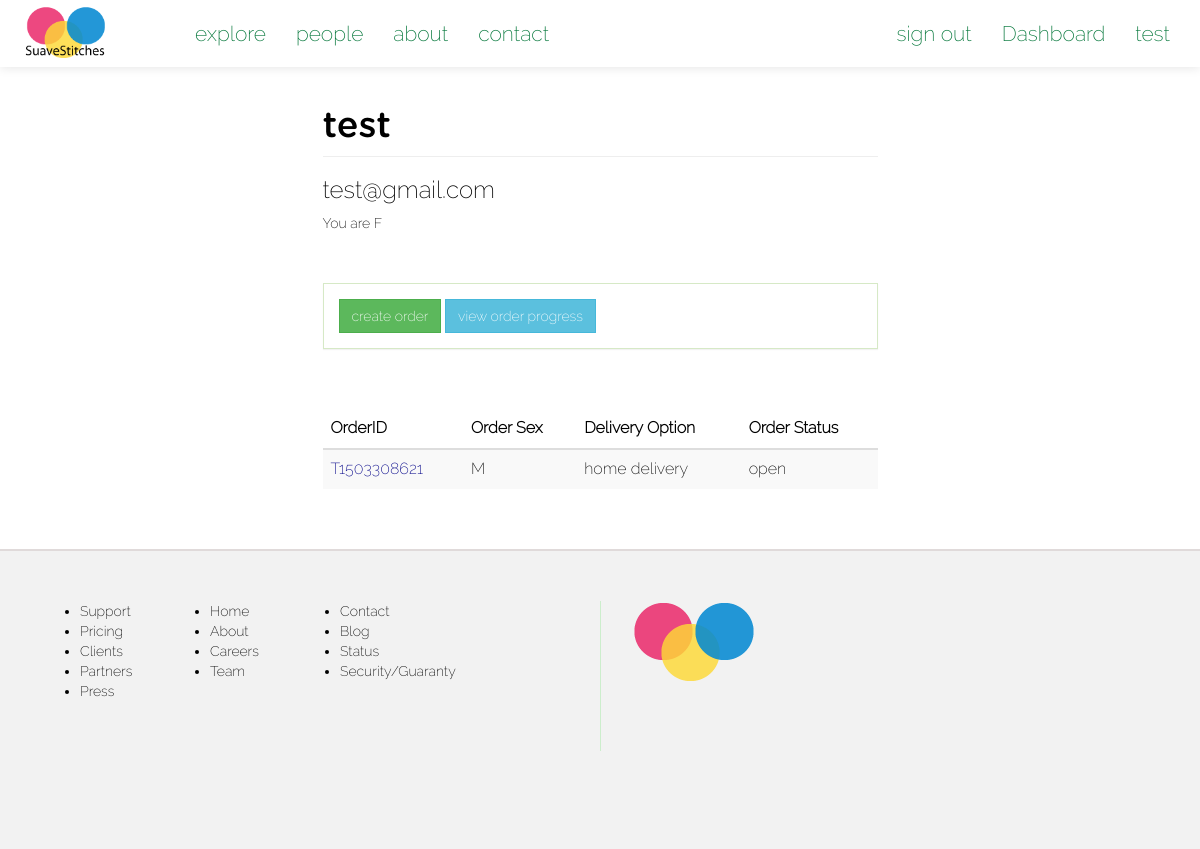
The page /suave/dashboard/ (signed in) on the database as committed earlier.
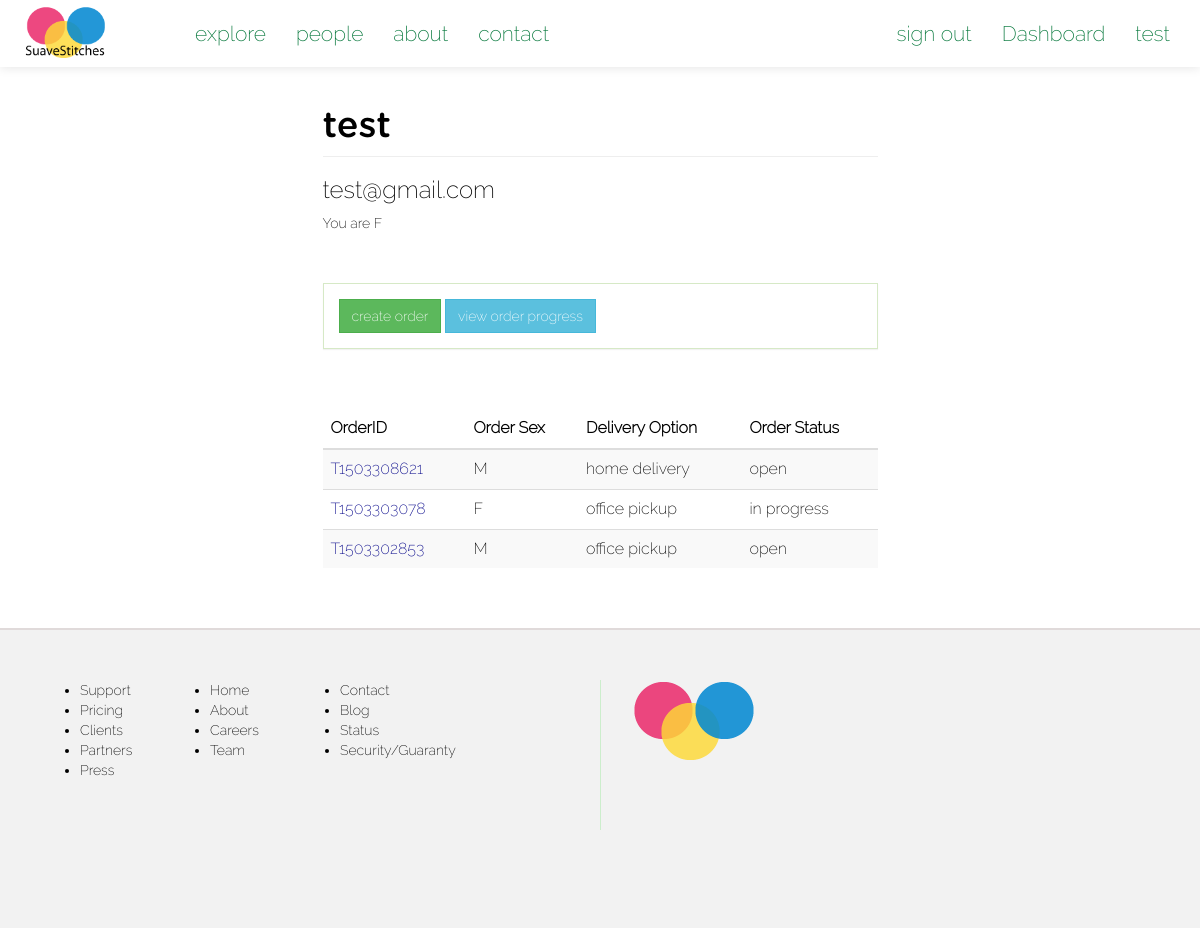
The same page on the database as committed later.
### suave/models.py (models this page shows)
class Order(models.Model):
	client = models.ForeignKey(Client, null=True)
	size = models.ForeignKey(Size, null=True)
	sizetable = models.ForeignKey(SizeTable, null=True)
	tailor = models.ForeignKey(Tailor, null=True)
	fabric = models.ForeignKey(Fabric, null=True) #* change to foreign key with Fabric
	main_order_id = models.CharField(max_length=15, null=True)
	details = models.CharField(max_length=250, null=True) #*
	delivery_option = models.CharField(max_length=100, null=True)
	service_option = models.CharField(max_length=100, null=True)
	sex = models.CharField(max_length=2, default=' ')
	status = models.CharField(max_length=20, default='OPEN') #*
	cost = models.IntegerField(default=0000) # final cost of order
	date = models.DateField(auto_now_add=True)

### suave/views.py (the view)
@login_required
def clientDashboard(request):
	context = {}
	context['title'] = 'SuaveStitches Nigeria'
	client = Client.objects.get(user=request.user)
	if request.session['new_user_check'] == 1:
		context['new_user_check'] = True
		request.session['new_user_check'] = 2
	context['orders'] = Order.objects.filter(client=client)
	return render(request, 'i/client/dashboard.html', context)

### suave/templates/i/client/dashboard.html (shortened to what this page needs)
{% extends "i/layout/base.html" %}
{% block main_section %}
	<div class="col-lg-6 col-lg-offset-3">
		<h1 class="page-header">{{ user.username }}</h1>
		<h3>{{ user.email }}</h3>
		<p>You are {{ user.client.sex }}</p>
		<br><br>
		<div class="dashboard-button-panel panel panel-body panel-success">
			<a href="{% url 'suave:createOrder' %}" class="btn btn-success">create order</a>
			<a href="" class="btn btn-info">view order progress</a>
		</div>
		<br><br>
		{% if orders %}
			<table class="table table-striped table-hover">
				<thead>
					<tr>
						<th>OrderID</th>
						<th>Order Sex</th>
						<th>Delivery Option</th>
						<th>Order Status</th>
					</tr>
				</thead>
				<tbody>
					{% for order in orders %}
					<tr>
						<td style="color:#008"><span>{{ order.main_order_id }}</span></td>
						<td>{{ order.sex }}</td>
						<td>{{ order.delivery_option|lower }}</td>
						<td>{{ order.status|lower }}</td>
					</tr>
					{% endfor %}
				</tbody>
			</table>
		{% endif %}
		<br><br>
	</div>
{% endblock %}

Rows that differ between the two databases and show on the page:
added Order: main_order_id "T1503303078", sex "F", delivery_option "office pickup", status "in progress"
added Order: main_order_id "T1503302853", sex "M", delivery_option "office pickup", status "open"
